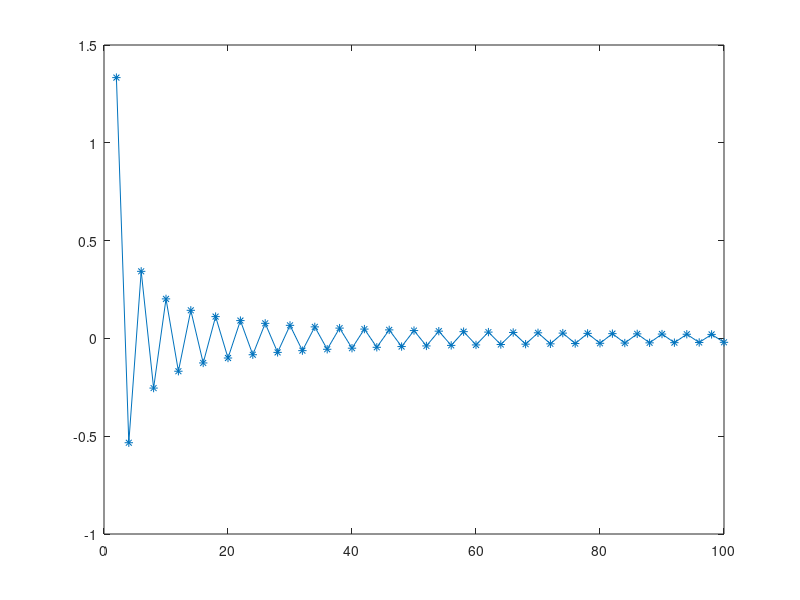
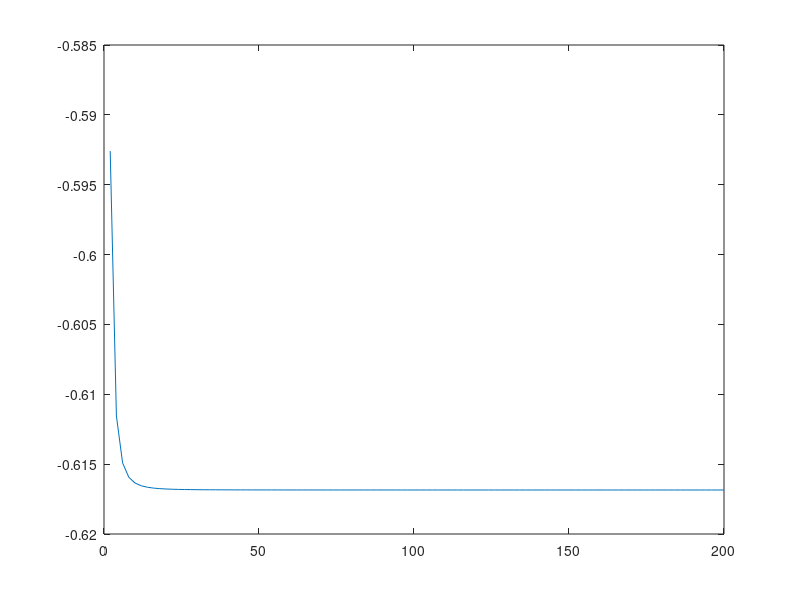

Here is the MATLAB script that generated these plots, in order:
clearvars, close all

k = 2:2:200; % los k impares dan coef = 0
Hpkn = sin((k-1)/2*pi)./(k-1)-sin((k+1)/2*pi)./(k+1); % elementos H'

% se muestran los sucesivos valores de H'_k1
figure
plot(k,Hpkn,'-*')
xlim([0 100])

% se calcula la suma de |H'k1|²/(1-k²) hasta cada valor de k
for i = 1:length(Hpkn)
    suma(i) = sum(Hpkn(1:i).^2./(1-k(1:i).^2));
end

% se muestra la evolución de la suma
figure
plot(k,suma)
